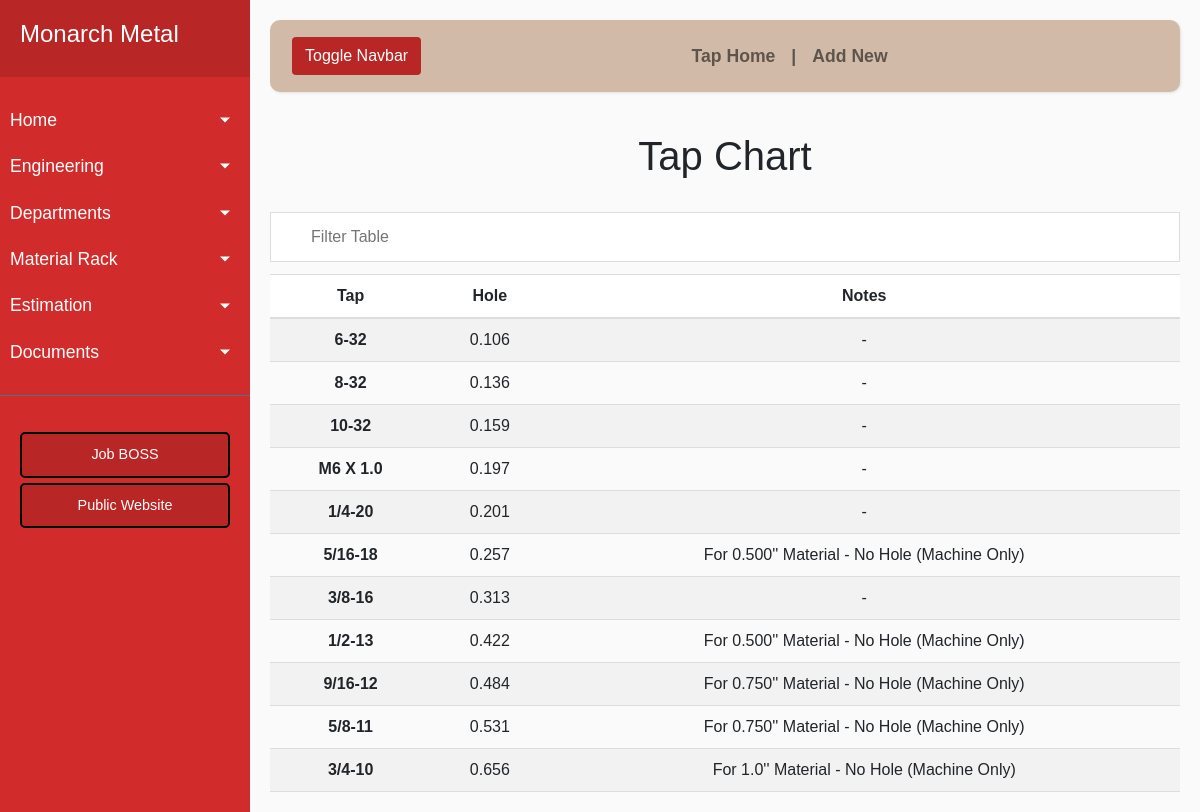
Page /taps on the earlier database version.
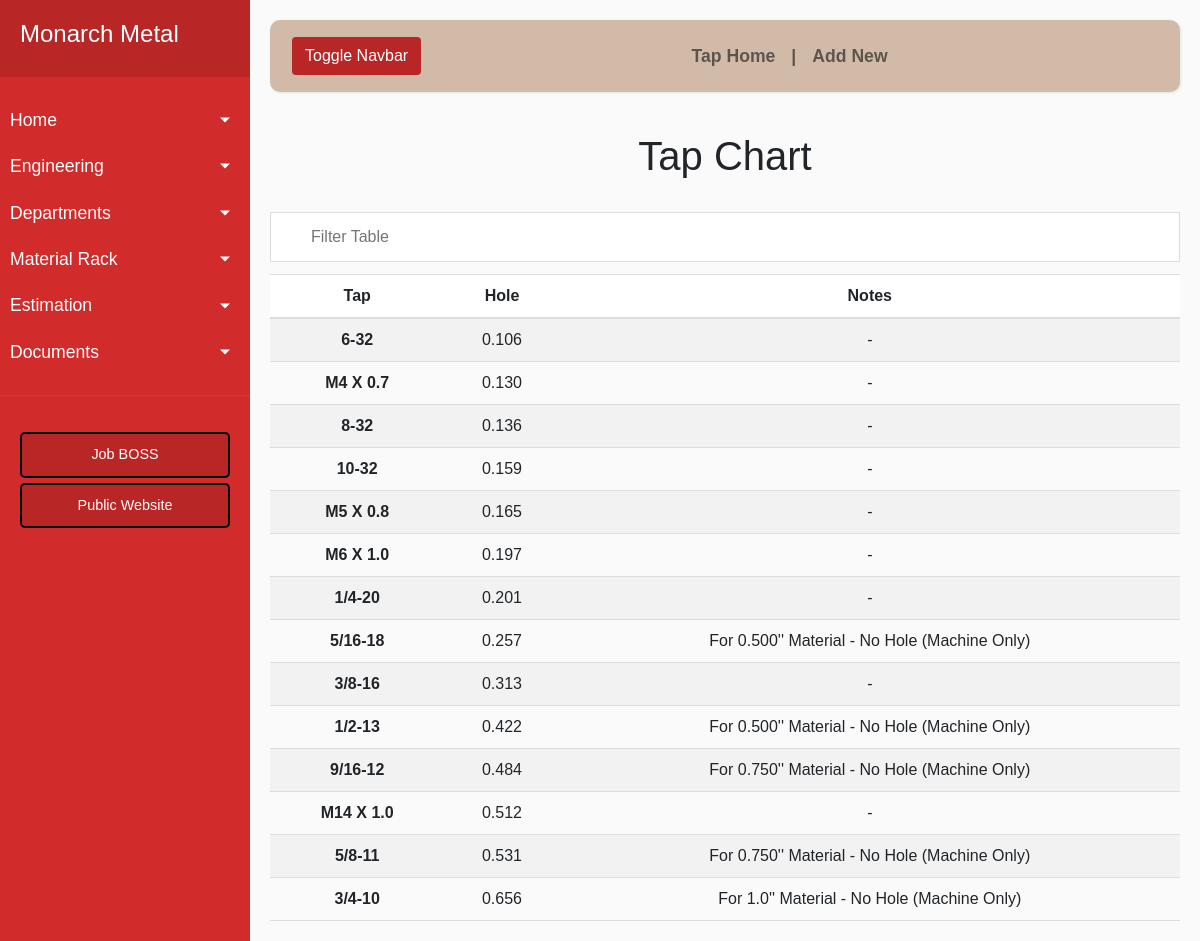
Same page on the later database version.
### app/models.py (models this page shows, shortened)
class Taps(Base):
    __tablename__ = 'taps'
    id = Column(Integer, primary_key=True)
    tap = Column(String(50))
    size = Column(String(50))
    note = Column(String(120))

### app/routes.py (the view)
@app.route('/taps')
def taps():
    tap = Taps.query.order_by('size').all()
    return render_template('taps.html', tap=tap)

### app/routes.py (called while the page is built)
@app.teardown_appcontext
def shutdown_session(exception=None):
    db_session.remove()

### app/templates/taps.html (shortened to what this page needs)
{% extends 'tapbase.html' %}
{% block content %}
    <h1 align='center'>Tap Chart</h1>
    <br>
    <body>
        <input type="text" id="myInput" onkeyup="filterTable()" placeholder="Filter Table">
            <table id="myTable">
                <tr class="header">
                    <th scope="col">Tap</th>
                    <th scope="col">Hole</th>
                    <th scope="col">Notes</th>
                </tr>
            {% for t in tap %}
                <tr id={{ t.id }}>
                    <td><a href="/edit_tap/{{ t.id }}"><span style="font-weight:bold">{{ t.tap }}</span></a></th>
                    <td align='center'> {{ t.size }} </td>
                    <td align='center'> {{ t.note }} </td>
                </tr>
            {% endfor %}
            </table>
    </body>
{% endblock %}

Differences in the rows shown:
added Taps: tap "M4 X 0.7", size "0.130", note "-"
added Taps: tap "M5 X 0.8", size "0.165", note "-"
added Taps: tap "M14 X 1.0", size "0.512", note "-"
